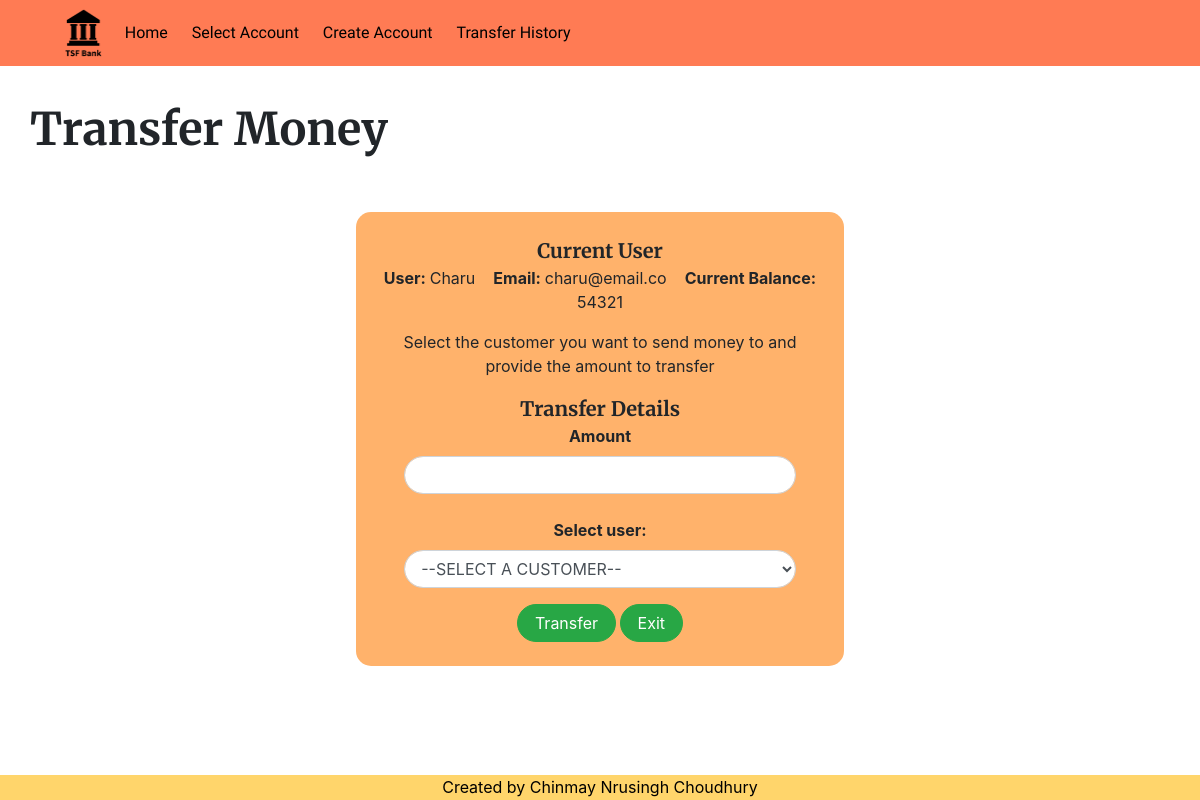
Screenshot of /transfer.php?sid=10 with the database file from the repository.
### tables this page shows
CREATE TABLE `customers` (
  `id` int(6) NOT NULL,
  `name` varchar(255) DEFAULT NULL,
  `email` varchar(255) DEFAULT NULL,
  `currbal` int(6) DEFAULT NULL
);

### transfer.php (the view, shortened to what this page needs)
<?php
require 'db.php';
?>
<!DOCTYPE html>
<html>
<head>
	<link rel="stylesheet" type="text/css" href="css/nav.css">
	<link rel="stylesheet" type="text/css" href="css/transfer.css">
	<link rel="stylesheet" href="https://maxcdn.bootstrapcdn.com/bootstrap/4.0.0/css/bootstrap.min.css">
</head>
<body>
	<?php require_once 'nav.php';?>
	<div class="main">
		<span id="maintit">Transfer Money</span>
		<div class="row mt-5">
			<div class="col-lg-5 m-auto text-center p-4" id="conbox">
				<span class="divtit">Current User</span>
				<?php
					$stmt = $pdo->prepare("SELECT * FROM customers WHERE id = :idvar");
					$stmt->execute(array(":idvar"=>$_SESSION['sid']));
					$urow1 = $stmt->fetch(PDO::FETCH_ASSOC);
				?>
				<p>
					<b>User: </b><?=$urow1['name']?>&nbsp;&nbsp;&nbsp;
					<b>Email: </b><?=$urow1['email']?>&nbsp;&nbsp;&nbsp;
					<b>Current Balance: </b><?=$urow1['currbal']?>
				</p>
				<p class="desc text-center">Select the customer you want to send money to and provide the amount to transfer</p>
				<span class="divtit">Transfer Details</span>
				<form id="tranform" class="form-group mx-4" method="post">
						<label for="amnt">Amount</label>
						<input type="text" name="amnt" style="border-radius:25px;" id="amnt" class="form-control">
						<br>
						<label for="selectt">Select user:</label>
						<select style="border-radius:25px;" class="form-control" id="selectt" name="reciever">
							<option value="0">--SELECT A CUSTOMER--</option>
						</select>
				</form>
                    <button type="submit" name="submit" style="border-radius:25px;" class="btn btn-success pill" form="tranform">
                    	&nbsp;Transfer&nbsp;
                	</button>
                	<button type="submit" name="exit" style="border-radius:25px;" class="btn btn-success pill" form="tranform">
                    	&nbsp;Exit&nbsp;
                	</button>
			</div>
		</div>
	</div>
	<?php require 'foot.php';?>
</body>
</html>

### css/transfer.css (style rules this page uses)
html, body { max-width: 100%; overflow-x: hidden; }
#maintit { font-family: 'Merriweather',sans-serif; font-weight: bolder; font-size: 45px; }
.main { margin: 15px; padding: 15px; }
#conbox { background-color: #ffb26b; border-radius: 15px; padding: 15px; }
.divtit { font-family: 'Merriweather'; font-size: 20px; font-weight: bolder; }
.btn { background-color: #939b62; }
.pill { border-radius: 25px; }
form label { font-weight: bold !important; }

### rows the page displays
customers: name "Charu", email "charu@email.co", currbal "54321"
